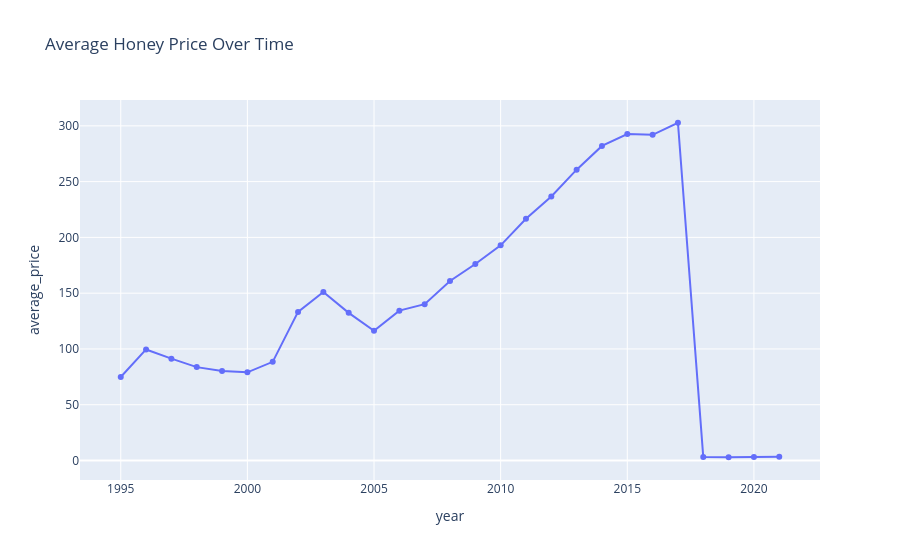

The cell this chart's notebook holds for it:
### Markdown cell above
#### Production heatmap
- It shows the proportion of production in states over years while color shows average price variation

### Code cell
fig = px.line(
    df.groupby("year")["average_price"].mean().reset_index(),
    x="year",
    y="average_price",
    markers=True,
    title="Average Honey Price Over Time"
)
fig.show()

### Figure 1 — Plotly figure (JSON) as saved in the notebook; plotly's stock layout.template omitted (floating-point values rounded to 4 significant figures)
{"data": [{"hovertemplate": "year=%{x}<br>average_price=%{y}<extra></extra>", "legendgroup": "", "line": {"color": "#636efa", "dash": "solid"}, "marker": {"symbol": "circle"}, "mode": "lines+markers", "name": "", "orientation": "v", "showlegend": false, "type": "scatter", "x": [1995, 1996, 1997, 1998, 1999, 2000, 2001, 2002, 2003, 2004, 2005, 2006, 2007, 2008, 2009, 2010, 2011, 2012, 2013, 2014, 2015, 2016, 2017, 2018, 2019, 2020, 2021], "xaxis": "x", "y": [74.84, 99.57, 91.33, 83.72, 80.33, 79.02, 88.47, 133.2, 151.1, 132.3, 116.3, 134.3, 140.2, 160.9, 176.2, 192.9, 216.7, 236.7, 260.7, 282.0, 292.6, 291.9, 302.8, 3.083, 2.925, 3.05, 3.334], "yaxis": "y"}], "layout": {"legend": {"tracegroupgap": 0}, "title": {"text": "Average Honey Price Over Time"}, "xaxis": {"anchor": "y", "domain": [0, 1], "title": {"text": "year"}}, "yaxis": {"anchor": "x", "domain": [0, 1], "title": {"text": "average_price"}}}}
